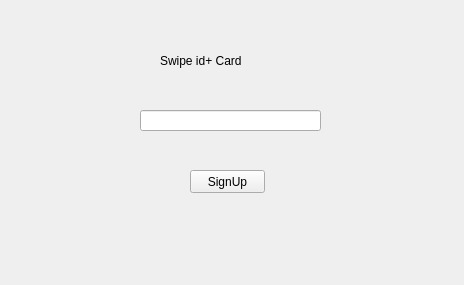
<?xml version="1.0" encoding="UTF-8"?>
<ui version="4.0">
 <class>Event</class>
 <widget class="QWidget" name="Event">
  <property name="geometry">
   <rect>
    <x>0</x>
    <y>0</y>
    <width>464</width>
    <height>285</height>
   </rect>
  </property>
  <property name="windowTitle">
   <string>IEEE Event</string>
  </property>
  <property name="windowIcon">
   <iconset>
    <normaloff>icon1.ico</normaloff>icon1.ico</iconset>
  </property>
  <widget class="QLabel" name="label">
   <property name="geometry">
    <rect>
     <x>160</x>
     <y>30</y>
     <width>161</width>
     <height>61</height>
    </rect>
   </property>
   <property name="styleSheet">
    <string notr="true">font: 16pt &quot;MS Shell Dlg 2&quot;;</string>
   </property>
   <property name="text">
    <string>Swipe id+ Card</string>
   </property>
  </widget>
  <widget class="QLineEdit" name="lineEdit">
   <property name="geometry">
    <rect>
     <x>140</x>
     <y>110</y>
     <width>181</width>
     <height>21</height>
    </rect>
   </property>
  </widget>
  <widget class="QPushButton" name="AddUserpushButton">
   <property name="geometry">
    <rect>
     <x>190</x>
     <y>170</y>
     <width>75</width>
     <height>23</height>
    </rect>
   </property>
   <property name="text">
    <string>SignUp</string>
   </property>
  </widget>
 </widget>
 <resources/>
 <connections>
  <connection>
   <sender>lineEdit</sender>
   <signal>returnPressed()</signal>
   <receiver>Event</receiver>
   <slot>SwipeEvent()</slot>
   <hints>
    <hint type="sourcelabel">
     <x>210</x>
     <y>120</y>
    </hint>
    <hint type="destinationlabel">
     <x>231</x>
     <y>142</y>
    </hint>
   </hints>
  </connection>
  <connection>
   <sender>lineEdit</sender>
   <signal>textChanged(QString)</signal>
   <receiver>Event</receiver>
   <slot>ColorChangeOnSwipe()</slot>
   <hints>
    <hint type="sourcelabel">
     <x>230</x>
     <y>120</y>
    </hint>
    <hint type="destinationlabel">
     <x>231</x>
     <y>142</y>
    </hint>
   </hints>
  </connection>
 </connections>
</ui>
